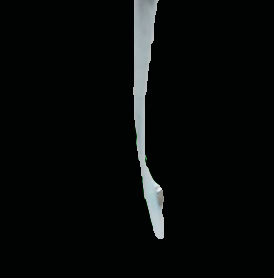
#> input picture black-screened.jpg, 274 x 278 px
$ python main.py
#> lines starting #> are read from the running program, lines starting #| are printed output that depends on the picture
import numpy as np
import cv2 as cv
from matplotlib import pyplot as plt
from scipy.optimize import curve_fit

init_poly_vals = [0, 0, 0, 0, 0, 0, 0, 0, 0]  # for [amp, cen, wid]
exp_init_vals = [0, 0, 0, 0]
quad_init_vals = [0, 0, 0]
circle_init_vals = [100, 200, 300]


def polynomial_curve(x, a, b, c, d, e, f, g, h, i):
    return a * x ** 8 + b * x ** 7 + c * x ** 6 + d * x ** 5 + e * x ** 4 + f * x ** 3 + g * x ** 2 + h * x + i


def exponential_curve(x, a, b, c, d):
    return a * np.exp(b * x + c) + d


def quadratic_fit(x, a, b, c):
    return a * x ** 2 + b * x + c


def circle_fit(x, a, b, r):
    return -np.sqrt(r ** 2 - (x - a) ** 2) + b


def find_edges_cv(image_cv):
    edges = cv.Canny(image_cv, 100, 200)
    return edges


def get_edges_x_and_y_arrays(edges_np):
    x_array = np.empty((0, 1))
    y_array = np.empty((0, 1))
    for y_index in range(0, 256):
        values = np.where(y_index == edges_np[0])
        if np.size(values) >= 2:
            x_values = edges_np[1][values]
            x_values = [x_values[0], x_values[-1]]
            x_array = np.append(x_array, np.mean(x_values))
            y_array = np.append(y_array, y_index)
    return x_array, y_array


def plot_image(ax, img):
    ax.imshow(img, cmap='gray')


def ax_plot_scatter(ax, x_values, y_values, label):
    ax.scatter(x_values, y_values, s=4, label=label)


def ax_plot_fit(ax, model_name, best_vals_array, y_array):
    ax.plot(model_name(y_array, *best_vals_array), y_array, c='blue', linewidth=4.0, label=model_name)

def plot_all_fits(image_cv,edges_cv,edges_numpy,x_array,y_array,fit_name,fit_params):
    rows = 2
    columns = 3
    counter = 1
    ax = plt.subplot(rows, columns, counter)
    plot_image(ax, image_cv)
    plt.title("Image")
    counter += 1

    ax = plt.subplot(rows, columns, counter)
    plot_image(ax, edges_cv)
    plt.title("Edges")
    counter += 1

    ax = plt.subplot(rows, columns, counter)
    ax_plot_scatter(ax, edges_numpy[1], edges_numpy[0], "Scatter of Edges")
    ax.legend()
    ax.invert_yaxis()
    counter += 1

    ax = plt.subplot(rows, columns, counter)
    ax_plot_scatter(ax, edges_numpy[1], edges_numpy[0], "Scatter of Edges")
    ax_plot_scatter(ax, x_array, y_array, "Scatter of Mean edges")
    ax.invert_yaxis()
    ax.legend()
    plt.title("Mean x value points")

    ax = plt.subplot(235)

    ax_plot_scatter(ax, x_array, y_array, "Scatter of Mean Edges")
    ax_plot_fit(ax, fit_name, fit_params, y_array)
    plt.title("Quadratic fit")
    plt.legend()
    ax.invert_yaxis()

    ax = plt.subplot(236)
    plt.xlim([np.min(edges_numpy[1]), np.max(edges_numpy[1])])
    ax.imshow(image_cv, cmap='gray')
    ax_plot_fit(ax, fit_name, fit_params, y_array)
    ax.set_aspect('auto')
    plt.title("Fit compared to Image")
    plt.show()

def fit_image(image_cv,fit_name,fit_init_vals):

    edges_cv = find_edges_cv(image_cv)
    edges_numpy = np.where(edges_cv == 255)
    x_array, y_array = get_edges_x_and_y_arrays(edges_numpy)
    #best_poly_vals, covar_poly = curve_fit(polynomial_curve, y_array, x_array, p0=init_poly_vals)
    #best_exp_vals, covar_exp = curve_fit(exponential_curve, y_array, x_array, p0=exp_init_vals)
    fit_params, covar_quad = curve_fit(fit_name, y_array, x_array, p0=fit_init_vals)
    #best_circ_vals, covar_circ = curve_fit(circle_fit, y_array, x_array, p0=circle_init_vals)
    return image_cv,edges_cv,edges_numpy,x_array,y_array,fit_name,fit_params


original_image_file = 'black-screened.jpg'
black_img_cv = cv.imread(original_image_file, 0)
#> black_img_cv: shape (278, 274); min 0, max 245, mean 9.7

green_image_file = "green_screened_image.jpg"
img_green = cv.imread(green_image_file, 0)
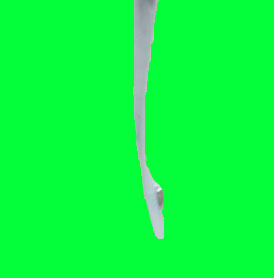
#> input picture green_screened_image.jpg, 274 x 278 px
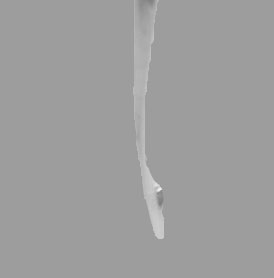
#> img_green: shape (278, 274); min 123, max 244, mean 157.9

#plot_all_fits(*fit_image(black_img_cv,quadratic_fit,quad_init_vals))

#plot_all_fits(*fit_image(img_green,quadratic_fit,quad_init_vals))

image_name = "C:\\Users\\ava7\OneDrive\\Desktop\\Magneto Morphs\\firstPhotos\\DSC_0042.JPG"
background_name = "C:\\Users\\ava7\OneDrive\\Desktop\\Magneto Morphs\\firstPhotos\\DSC_0054.JPG"
crop_top,crop_bottom=600,1600
crop_left,crop_right = 400,2400
img = cv.imread(image_name, 0)
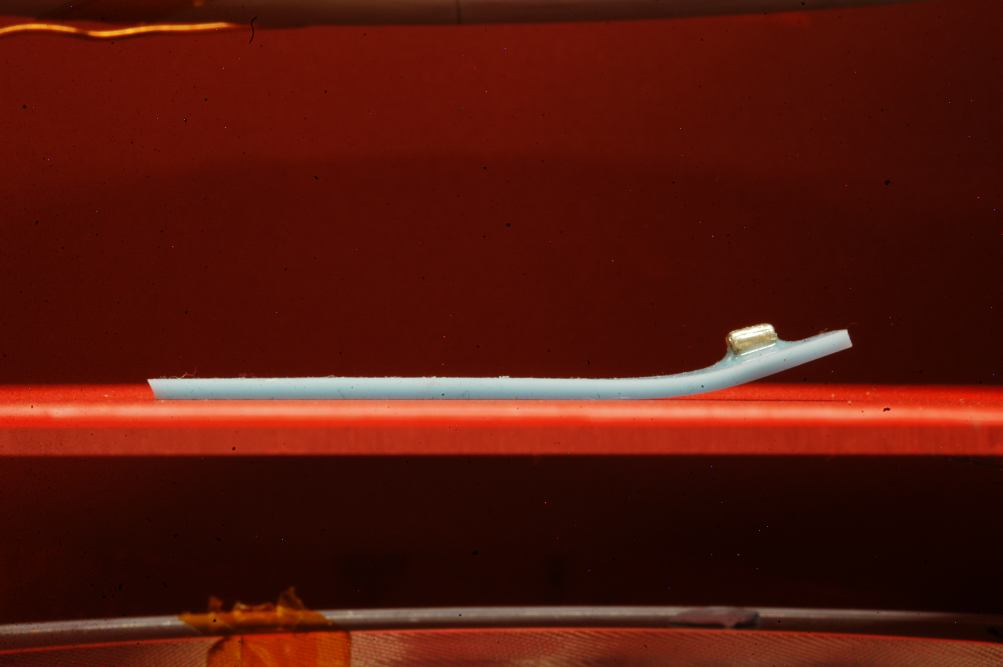
#> input picture betterContrast/DSC_0042.JPG, 3008 x 2000 px, found by its file name (shown at 1/3 size)
#> img: shape (2000, 3008); min 0, max 255, mean 40.7
bg = cv.imread(background_name, 0)
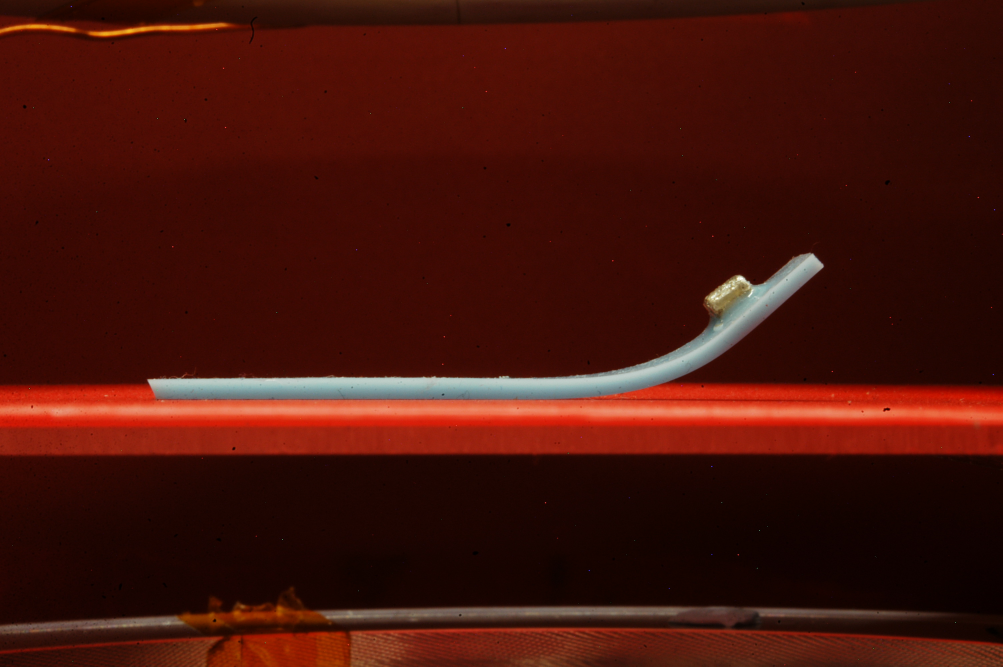
#> input picture betterContrast/DSC_0054.JPG, 3008 x 2000 px, found by its file name (shown at 1/3 size)
#> bg: shape (2000, 3008); min 0, max 255, mean 33.4
img = img[crop_top:crop_bottom, crop_left:crop_right]
#> img: shape (1000, 2000)
bg = bg[crop_top:crop_bottom, crop_left:crop_right]
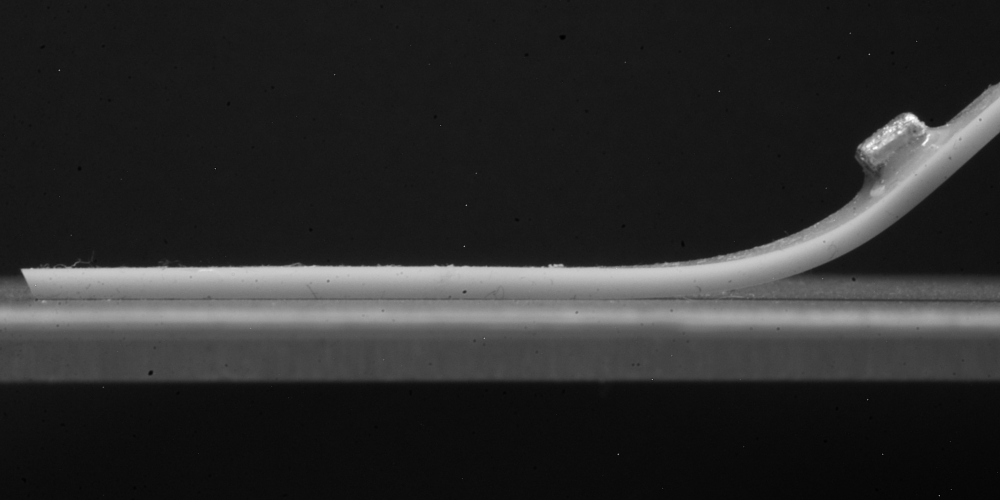
#> bg: shape (1000, 2000) (shown at 1/2 size); min 0, max 255, mean 43
difference = img-bg

plot_all_fits(*fit_image(difference,quadratic_fit,quad_init_vals))
#> in find_edges_cv, `edges = cv.Canny(image_cv, 100, 200)`:
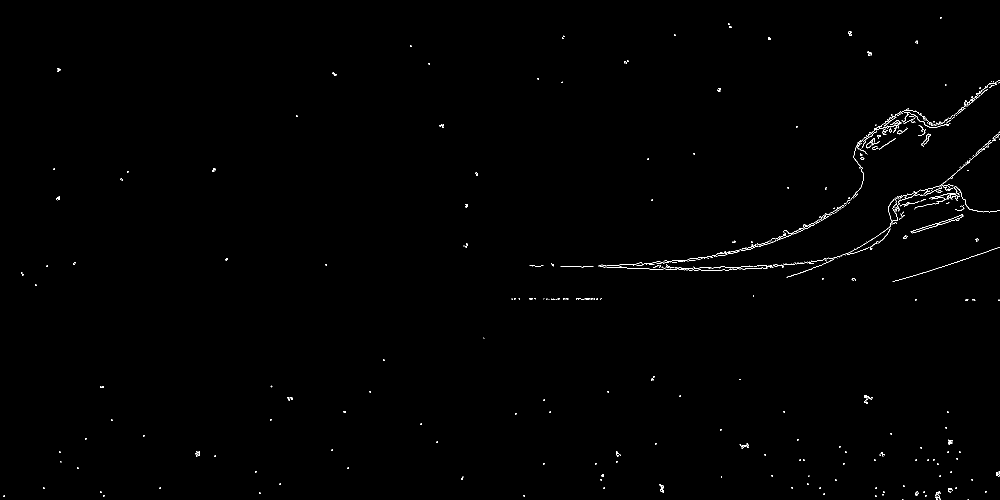
#> edges: shape (1000, 2000) (shown at 1/2 size); 0.41% white in thin lines or dots
#> in fit_image, `edges_numpy = np.where(edges_cv == 255)`: edges_numpy = 8128 positions, rows 34 to 999, columns 7 to 1999
#> the loop in get_edges_x_and_y_arrays, `for y_index in range(0, 256):` made 256 passes
#> (values, x_values, x_array) on passes 35, 36, 37, 48, 49, 50, 53: (([0, 1, 2],), [1880, 1882], [1881]), (([3, 4],), [1880, 1882], [1881, 1881]), (([5, 6, 7],), [1880, 1882], [1881, 1881, 1881]), (([8, 9, 10],), [1456, 1458], [1881, 1881, 1881, 1457]), (([11, 12],), [1456, 1458], [1881, 1881, 1881, 1457, 1457]), (([13, 14, 15],), [1456, 1458], [1881, 1881, 1881, 1457, 1457, 1457]), (([16, 17, 18],), [1458, 1460], [1881, 1881, 1881, 1457, 1457, 1457, 1459])
#> x_values on passes 64 to 69: [1697, 1702], [1697, 1702], [1697, 1702], [1697, 1700], [1697, 1701], [1698, 1703]
#> after the loop in get_edges_x_and_y_arrays, `for y_index in range(0, 256):`: x_array = 165 values, max 1998.5 at index 69, min 116 at index 53, mean 1593.7
#> in fit_image, `x_array, y_array = get_edges_x_and_y_arrays(edges_numpy)`: y_array = 165 values from 34 to 255
#> in fit_image, `fit_params, covar_quad = curve_fit(fit_name, y_array, x_array, p0=fit_..`: fit_params = [0.0256, -5.57, 1725.4]; covar_quad = [[9.65e-05, -0.029, 1.79], [-0.029, 9, -585], [1.79, -585, 42060.8]]
#> in plot_all_fits, `rows = 2`: rows = 2
#> in plot_all_fits, `plt.show()`:
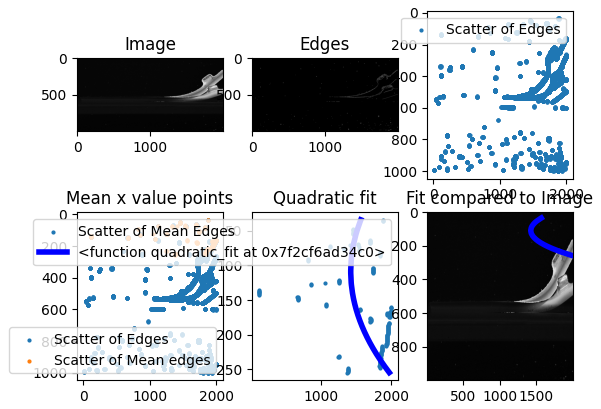
#> figure drawn by matplotlib, 6 panels

"""
ax = plt.subplot(111)
plt.title("Polynomial Fit")

ax.scatter(x_array, y_array, c='red')
ax.plot(polynomial_curve(y_array, *best_poly_vals), y_array, c='blue', linewidth=4.0)
ax.invert_yaxis()
residualsSquared = np.sum((polynomial_curve(y_array, *best_poly_vals) - y_array) ** 2)
ax.text(150, 0, "Squared Residuals %f"% residualsSquared )
plt.savefig("polyfit.png")
plt.show()

ax = plt.subplot(438)
plt.title("Exponential Fit")
ax.scatter(x_array, y_array, c='red')
ax.plot(exponential_curve(y_array, *best_exp_vals), y_array, c='green', linewidth=4.0)
ax.invert_yaxis()
ax = plt.subplot(111)
plt.title("Quadratic Fit")
ax.scatter(x_array, y_array, c='red')
ax.plot(quadratic_fit(y_array, *best_quad_vals), y_array, c='yellow', linewidth=4.0)
ax.invert_yaxis()
residualsSquared = np.sum((quadratic_fit(y_array, *best_quad_vals) - y_array) ** 2)
ax.text(150, 0, "Squared Residuals %f"% residualsSquared )
plt.savefig("quadfit.png")
plt.show()
"""
"""
ax = plt.subplot(4,3,10)
plt.title("Circle Fit")
ax.scatter(x_array, y_array, c='red')
ax.plot(circle_fit(y_array, *best_circ_vals), y_array, c='yellow', linewidth=4.0)
ax.invert_yaxis()
"""
"""
y_residuals = x_array - polynomial_curve(y_array, best_vals[0], best_vals[1], best_vals[2], best_vals[3], best_vals[4], best_vals[5])
plt.plot(y_residuals,y_array)
ax.invert_yaxis()
plt.title("Y Residuals")
"""

"""
plt.clf()
fig, ax = plt.subplots()
ax.scatter(x[1],x[0])
ax.invert_yaxis()
fig.suptitle('Points Extracted from edge array')
ax.set_xlabel("X Values")
ax.set_ylabel("Y Values")
plt.show()
"""
